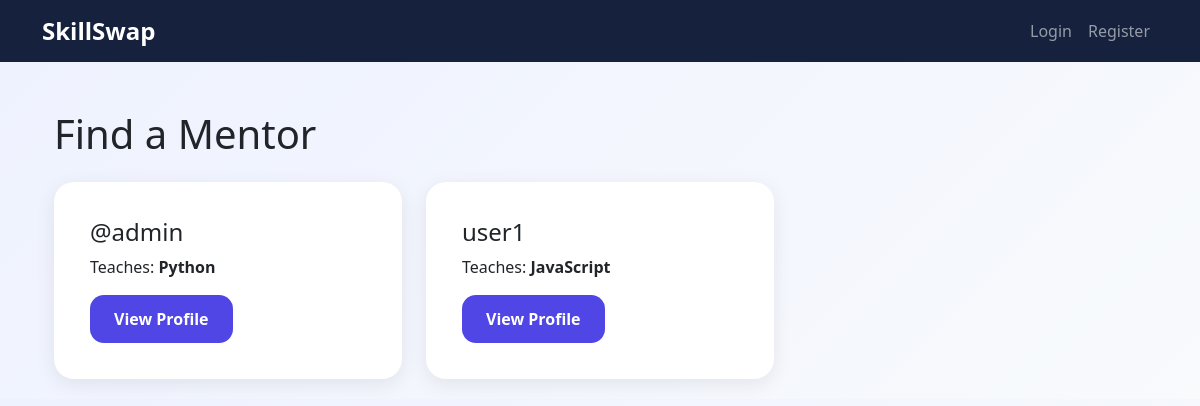
Page /accounts/mentors/ on the earlier database version.
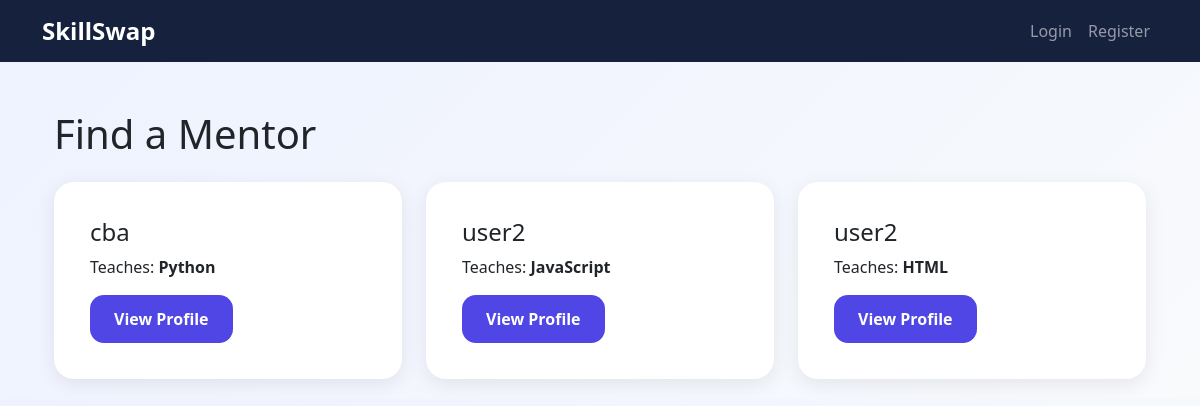
Same page on the later database version.
### skills/models.py (models this page shows, shortened)
class UserSkill(models.Model):
    user = models.ForeignKey(
        settings.AUTH_USER_MODEL,
        on_delete=models.CASCADE
    )
    skill = models.ForeignKey(
        Skill,
        on_delete=models.CASCADE
    )
    TEACH = 'teach'
    LEARN = 'learn'
    TYPE_CHOICES = [
        (TEACH, 'Teach'),
        (LEARN, 'Learn'),
    ]
    skill_type = models.CharField(
        max_length=10,
        choices=TYPE_CHOICES
    )

class Skill(models.Model):
    CATEGORY_CHOICES = [
        ('Programming', 'Programming'),
        ('Math', 'Math'),
        ('Science', 'Science'),
        ('Language', 'Language'),
        ('Business', 'Business'),
        ('Design', 'Design'),
    ]
    name = models.CharField(
        max_length=100
    )
    category = models.CharField(
        max_length=50,
        choices=CATEGORY_CHOICES,
        default='Programming'
    )
    def __str__(self):
        return self.name

### accounts/models.py (models this page shows, shortened)
class User(AbstractUser):
    bio = models.TextField(blank=True)
    profile_picture = models.ImageField(
        upload_to='profile_pictures/',
        blank=True,
        null=True
    )
    location = models.CharField(
        max_length=100,
        blank=True
    )

### accounts/views.py (the view)
def mentors(request):
    mentors = UserSkill.objects.filter(
        skill_type='teach'
    ).select_related('user')
    return render(
        request,
        'accounts/mentors.html',
        {
            'mentors': mentors
        }
    )

### templates/accounts/mentors.html (shortened to what this page needs)
{% extends 'base.html' %}
{% block content %}
<div class="container">
<h1 class="mb-4">Find a Mentor</h1>
<div class="row">
{% for mentor in mentors %}
<div class="col-md-4">
<div class="card mentor-card">
<div class="card-body">
<h4>
{{ mentor.user.username }}
</h4>
<p>
Teaches:
<strong>{{ mentor.skill }}</strong>
</p>
<a
href="{% url 'public_profile' mentor.user.id %}"
class="btn btn-primary mentor-btn">
View Profile
</a>
</div>
</div>
</div>
{% empty %}
<p>No mentors found.</p>
{% endfor %}
</div>
</div>
{% endblock %}

### templates/base.html (shortened to what this page needs)
{% load static %}
<!DOCTYPE html>
<html>
<head>
    <link
    href="https://cdn.jsdelivr.net/npm/bootstrap@5.3.3/dist/css/bootstrap.min.css"
    rel="stylesheet">
    <link
    rel="stylesheet"
    href="{% static 'css/style.css' %}">
</head>
<body>
<nav class="navbar navbar-expand-lg navbar-dark custom-nav">
<div class="container">
<a class="navbar-brand fw-bold" href="/">
    SkillSwap
</a>
<div
class="collapse navbar-collapse"
id="navbar">
<ul class="navbar-nav ms-auto">
{% if user.is_authenticated %}
<li class="nav-item">
<a class="nav-link" href="{% url 'dashboard' %}">
Dashboard
</a>
</li>
<li class="nav-item">
<a class="nav-link" href="{% url 'explore' %}">
Explore
</a>
</li>
<li class="nav-item">
<a class="nav-link" href="{% url 'inbox' %}">
Inbox
</a>
</li>
<li class="nav-item">
<a class="nav-link" href="{% url 'mentors' %}">
Mentors
</a>
</li>
<li class="nav-item">
<a class="nav-link" href="{% url 'notifications' %}">
Notifications
</a>
</li>
<li class="nav-item">
<a class="nav-link" href="{% url 'profile' %}">
Profile
</a>
</li>
<li class="nav-item">
<form
method="post"
action="{% url 'logout' %}"
class="d-inline">
{% csrf_token %}
<button
type="submit"
class="btn btn-link nav-link text-danger">
Logout
</button>
</form>
</li>
{% else %}
<li class="nav-item">
<a class="nav-link" href="{% url 'login' %}">
Login
</a>
</li>
<li class="nav-item">
<a class="nav-link" href="{% url 'register' %}">
Register
</a>
</li>
{% endif %}
</ul>
</div>
</div>
</nav>
<div class="container mt-5">
{% block content %}
{% endblock %}
</div>
</body>
</html>

### static/css/style.css (style rules this page uses)
body { background: #f5f7fb; font-family: 'Segoe UI', sans-serif; }
.custom-nav { background: #16213e; }
.navbar-brand { font-size: 1.5rem; }
.card { border: none; border-radius: 15px; box-shadow: 0 5px 20px rgba(0, 0, 0, .08); }
.btn-primary { border-radius: 10px; }
.mentor-card { background: white; padding: 20px; border-radius: 15px; margin-bottom: 20px; }
a { text-decoration: none; }
.nav-link { transition: .3s; }
.btn { transition: .3s; font-weight: 600; }
.btn-primary { background: #4f46e5; }
.btn { transition: all .3s ease; }
.card { border: none; border-radius: 20px; overflow: hidden; transition: .3s; }
.btn { border: none; border-radius: 14px; padding: 12px 24px; font-weight: 600; transition: .35s ease; position: relative; overflow: hidden; }
.btn::before { content: ''; position: absolute; top: 0; left: -100%; width: 100%; height: 100%; background: rgba(255, 255, 255, .2); transition: .4s; }
body { background: linear-gradient( 135deg, #eef2ff, #f8fafc); }

Differences in the rows shown:
removed UserSkill: user.username "@admin", skill "Python"
removed UserSkill: user.username "user1", skill "JavaScript"
added UserSkill: user.username "cba", skill "Python"
added UserSkill: user.username "user2", skill "JavaScript"
added UserSkill: user.username "user2", skill "HTML"
